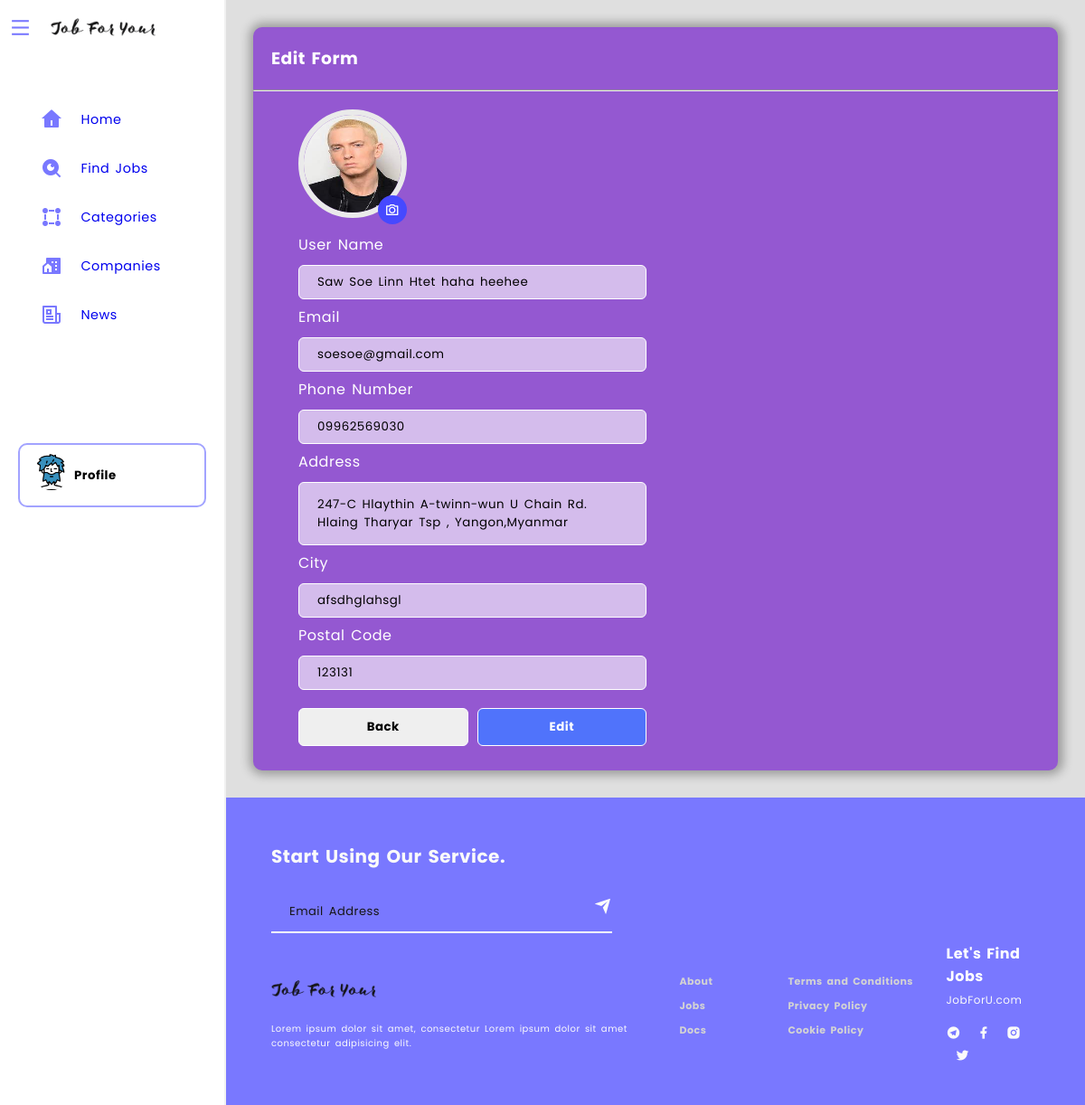
Screenshot of /view/site/profile/edit.php?id=36 (signed in) with the database file from the repository.
### tables this page shows
CREATE TABLE `users` (
  `id` int NOT NULL AUTO_INCREMENT,
  `name` varchar(255) NOT NULL,
  `email` text NOT NULL,
  `password` text NOT NULL,
  `image` text,
  `phone_number` text NOT NULL,
  `address` mediumtext,
  `city` text NOT NULL,
  `postal_code` int NOT NULL,
  `role_id` int NOT NULL DEFAULT '2',
  `created_at` timestamp NOT NULL DEFAULT CURRENT_TIMESTAMP ON UPDATE CURRENT_TIMESTAMP,
  `updated_at` timestamp NOT NULL DEFAULT '0000-00-00 00:00:00',
  PRIMARY KEY (`id`),
  KEY `roles` (`role_id`),
  CONSTRAINT `roles` FOREIGN KEY (`role_id`) REFERENCES `roles` (`id`) ON DELETE CASCADE
);

### App/_classes/Models/Database/MYSQL.php (called while the page is built, shortened)
<?php
  class MYSQL
  {
    private $dbhost;
    private $dbname;
    private $dbuser;
    private $dbpass;
    public function __construct(
      $dbhost = "localhost",
      $dbname = "job-for-you",
      $dbuser = "root",
      $dbpass = ""
    ){
      $this->dbhost = $dbhost;
      $this->dbname = $dbname;
      $this->dbuser = $dbuser;
      $this->dbpass = $dbpass;
    }
    public function connect(){
      try{
        $this->db = new PDO(
          "mysql:host=$this->dbhost;dbname=$this->dbname",
          $this->dbuser,
          $this->dbpass,
          [
            PDO::ATTR_ERRMODE => PDO::ERRMODE_WARNING,
            PDO::ATTR_DEFAULT_FETCH_MODE => PDO::FETCH_OBJ,
          ]
        );
        return $this->db;
      }catch(PDOException $e){
        throw $e;
      }
    }
  }

### App/_classes/Models/Database/UsersTable.php (called while the page is built, shortened)
<?php
  class UsersTable
  {
    private $db = null;
    public function __construct(MYSQL $db){
      $this->db = $db->connect();
    }
    public function findById($id){
      $statement = $this->db->prepare(
        "
          SELECT users.*, roles.name AS role
          FROM users LEFT JOIN roles
          ON users.role_id = roles.id
          WHERE users.id = :id
        "
      );
      $statement->execute(
        [
          "id"=>$id
        ]
      );
      $row = $statement->fetchAll();
      return $row ?? false;
    }
  }

### view/site/profile/edit.php (the view, shortened to what this page needs)
<?php
$table = new UsersTable(new MYSQL());
$user = $table->findById($_GET["id"])[0];
?>
<?php include("../layouts/header.php") ?>
<div class="profile-container">
  <div class="profile-detail-wrapper">
    <div class="profile-wrap">
      <h3 class="header">Edit Form</h3>
      <hr>
      <div class="form-wrap">
        <form id="form" action="../../../App/controllers/users/site_edit.php?id=<?= $user->id ?>" method="POST" enctype="multipart/form-data">
          <div class="upload">
            <img src="../../../public/assets/images/users/<?= $user->image ?? "user.png" ?>" width="120" height="120" alt="Profile">
            <div class="round">
              <i class="ri-camera-line"></i>
            </div>
          </div>
          <div class="form-control">
            <label for="name">
              User Name
            </label>
            <input type="text" class="form-input" value="<?= $user->name ?>" name="name" required>
          </div>
          <div class="form-control">
            <label for="name">
              Email
            </label>
            <input type="email" class="form-input" value="<?= $user->email ?>" name="email" required>
          </div>
          <div class="form-control">
            <label for="name">
              Phone Number
            </label>
            <input type="text" class="form-input" value="<?= $user->phone_number ?>" name="phone" required>
          </div>
          <div class="form-control">
            <label for="name">
              Address
            </label>
            <textarea name="address" id="" required><?= $user->address ?></textarea>
          </div>
          <div class="form-control">
            <label for="name">
              City
            </label>
            <input type="text" name="city" class="form-input" value="<?= $user->city ?>" required>
          </div>
          <div class="form-control">
            <label for="name">
              Postal Code
            </label>
            <input type="number" class="form-input" value="<?= $user->postal_code ?>" name="postal_code" required>
          </div>
          <div class="form-control btn">
            <button class="previous-btn">Back</button>
            <button type="submit" class="edit-btn">Edit</button>
          </div>
        </form>
      </div>
    </div>
  </div>
</div>
<?php include("../layouts/footer.php") ?>

### public/css/site.css (style rules this page uses)
* { margin: 0; padding: 0; box-sizing: border-box; font-family: 'Poppins', sans-serif; word-spacing: 2px; letter-spacing: 0.5px; }
body { width: 100%; display: flex; scrollbar-width: none; position: relative; }
.profile-detail-wrapper { width: 100%; height: auto; min-height: 360px; padding: 30px; background-color: #dfdfdf; position: relative; }
.profile-wrap { width: auto; height: auto; background-color: #9458d1; box-shadow: 1px 0 11px 5px rgba(0, 0, 0, .3); border-radius: 10px; }
.profile-wrap .header { padding-top: 20px; padding-left: 20px; color: #fff; margin-bottom: 20px; }
.form-wrap { width: 50%; padding-left: 50px; padding-block: 20px; padding-right: 10px; }
.form-control { display: flex; flex-direction: column; row-gap: 10px; margin-bottom: 7px; }
.form-control label { color: #fff; }
.form-control input { padding: 8px 20px; outline: none; border: 1px solid #fff; background-color: rgba(255, 255, 255, .6); border-radius: 6px; }
.form-control textarea { resize: none; padding: 14px 20px; outline: none; border: 1px solid #fff; background-color: rgba(255, 255, 255, .6); border-radius: 6px; }
.form-control.btn { display: flex; flex-direction: row; gap: 10px; margin-top: 20px; }
.form-control.btn button { flex-basis: 50%; padding: 10px 20px; text-align: center; text-decoration: none; border-radius: 6px; border: 1px solid #fff; font-weight: bold; cursor: pointer; }
.form-control.btn button.edit-btn { background-color: #5073fb; color: #fff; }
.upload { width: 120px; position: relative; margin-bottom: 10px; }
.upload img { border-radius: 50%; border: 6px solid #eaeaea; background-color: #fff; }
.upload .round { position: absolute; bottom: 0; right: 0; background: #4649FF; color: #fff; width: 32px; height: 32px; line-height: 33px; overflow: hidden; text-align: center; border-radius: 50%; }

### rows the page displays
users: image (picture), name "Saw Soe Linn Htet haha heehee", email "soesoe@gmail.com", phone "09962569030", address "247-C Hlaythin A-twinn-wun U Chain Rd. Hlaing Tharyar Tsp , Yangon,Myanmar", city "afsdhglahsgl", postal_code "123131"
